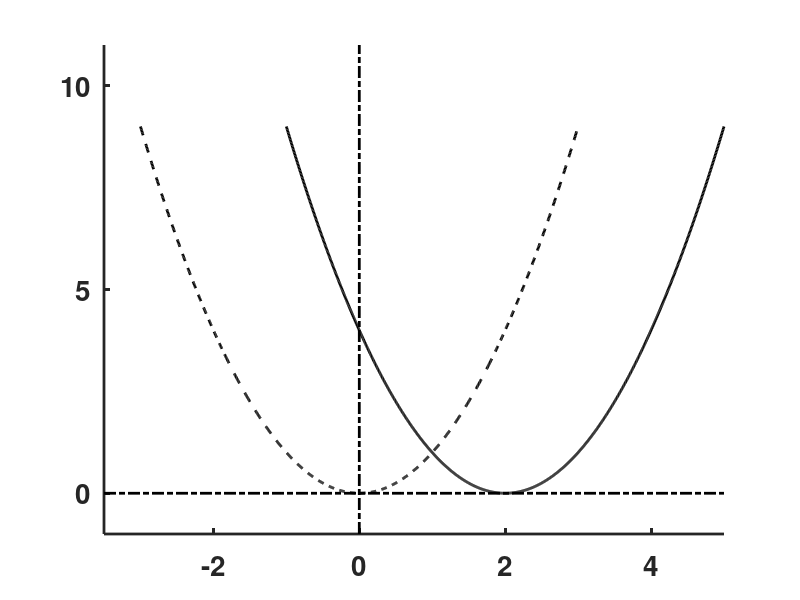

The MATLAB source for this figure: (Note: this script raises an error after producing the figure.)
clear;  figure('Position',[100 100 400 400],'Color',[1 1 1]); clf;  hold on; 

xy=[-3.5 5 -1 11];
xx=linspace(-3,3,1000);  ym1=xx.^2;  plot(xx,ym1,'k--','LineWidth',2)
xx=linspace(-1,5,1000);  ym1=(xx-2).^2;  plot(xx,ym1,'k','LineWidth',2)
set(gca,'LineWidth',2); 
axis(xy); axis manual;
plot([xy(1) xy(2)],[0 0],'k-.','LineWidth',2);
plot([0 0],[xy(3) xy(4)],'k-.','LineWidth',2);
set(gca,'XTick',[-2 0 2 4],'YTick',[-10 -5 0 5 10 15],'FontSize',20,'FontWeight','bold');

%assign labels for handles
g=legend(h,'f_{1}(x) = -x','f_{2}(x) = 1','f_{1}(x) + f_{2}(x)',3);
set(g,'Color','none')
%export to eps (change path and file name accordingly)
 print('-depsc2',sprintf('C:\\Documents and Settings\\ajay\\Desktop\\BootCampFig_1203\\BC_2003\\matlab\\fig16a'));
